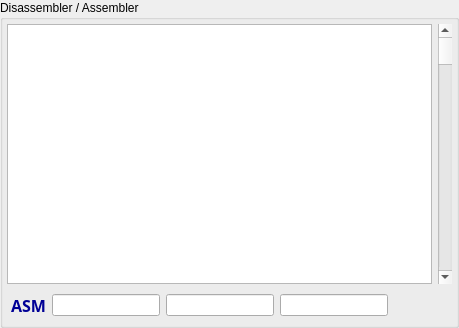
        <widget class="QGroupBox" name="DisassGroup">
         <property name="minimumSize">
          <size>
           <width>0</width>
           <height>0</height>
          </size>
         </property>
         <property name="title">
          <string>Disassembler / Assembler</string>
         </property>
         <layout class="QGridLayout" name="gridLayout_6">
          <property name="leftMargin">
           <number>4</number>
          </property>
          <property name="topMargin">
           <number>4</number>
          </property>
          <property name="rightMargin">
           <number>4</number>
          </property>
          <property name="bottomMargin">
           <number>4</number>
          </property>
          <property name="verticalSpacing">
           <number>6</number>
          </property>
          <item row="1" column="0">
           <layout class="QHBoxLayout" name="horizontalLayout_9">
            <property name="leftMargin">
             <number>4</number>
            </property>
            <property name="topMargin">
             <number>4</number>
            </property>
            <property name="rightMargin">
             <number>4</number>
            </property>
            <property name="bottomMargin">
             <number>4</number>
            </property>
            <item>
             <widget class="QLabel" name="label">
              <property name="font">
               <font>
                <family>Noto Sans</family>
                <pointsize>12</pointsize>
                <bold>true</bold>
               </font>
              </property>
              <property name="styleSheet">
               <string notr="true">color: rgb(0, 0, 150);</string>
              </property>
              <property name="text">
               <string>ASM</string>
              </property>
             </widget>
            </item>
            <item>
             <widget class="QLineEdit" name="AssAdresseIn">
              <property name="focusPolicy">
               <enum>Qt::ClickFocus</enum>
              </property>
              <property name="styleSheet">
               <string notr="true">color: rgb(0, 0, 200);</string>
              </property>
              <property name="inputMethodHints">
               <set>Qt::ImhNone</set>
              </property>
              <property name="text">
               <string notr="true"/>
              </property>
              <property name="maxLength">
               <number>10</number>
              </property>
              <property name="echoMode">
               <enum>QLineEdit::Normal</enum>
              </property>
             </widget>
            </item>
            <item>
             <widget class="QLineEdit" name="AssMnemonicIn">
              <property name="focusPolicy">
               <enum>Qt::ClickFocus</enum>
              </property>
              <property name="styleSheet">
               <string notr="true">color: rgb(0, 0, 200);</string>
              </property>
              <property name="inputMethodHints">
               <set>Qt::ImhNone</set>
              </property>
              <property name="text">
               <string notr="true"/>
              </property>
              <property name="maxLength">
               <number>3</number>
              </property>
             </widget>
            </item>
            <item>
             <widget class="QLineEdit" name="AssAdressierungIn">
              <property name="focusPolicy">
               <enum>Qt::ClickFocus</enum>
              </property>
              <property name="styleSheet">
               <string notr="true">color: rgb(0, 0, 200);</string>
              </property>
              <property name="inputMethodHints">
               <set>Qt::ImhNone</set>
              </property>
              <property name="text">
               <string notr="true"/>
              </property>
              <property name="maxLength">
               <number>10</number>
              </property>
             </widget>
            </item>
            <item>
             <spacer name="horizontalSpacer_9">
              <property name="orientation">
               <enum>Qt::Horizontal</enum>
              </property>
              <property name="sizeType">
               <enum>QSizePolicy::Preferred</enum>
              </property>
              <property name="sizeHint" stdset="0">
               <size>
                <width>40</width>
                <height>20</height>
               </size>
              </property>
             </spacer>
            </item>
           </layout>
          </item>
          <item row="0" column="0">
           <widget class="QNewTableWidget" name="DisAssTable">
            <property name="minimumSize">
             <size>
              <width>0</width>
              <height>260</height>
             </size>
            </property>
            <property name="contextMenuPolicy">
             <enum>Qt::CustomContextMenu</enum>
            </property>
            <property name="verticalScrollBarPolicy">
             <enum>Qt::ScrollBarAlwaysOff</enum>
            </property>
            <property name="horizontalScrollBarPolicy">
             <enum>Qt::ScrollBarAlwaysOff</enum>
            </property>
            <property name="editTriggers">
             <set>QAbstractItemView::NoEditTriggers</set>
            </property>
            <property name="selectionMode">
             <enum>QAbstractItemView::NoSelection</enum>
            </property>
            <property name="selectionBehavior">
             <enum>QAbstractItemView::SelectRows</enum>
            </property>
            <property name="gridStyle">
             <enum>Qt::SolidLine</enum>
            </property>
            <attribute name="horizontalHeaderVisible">
             <bool>false</bool>
            </attribute>
            <attribute name="horizontalHeaderMinimumSectionSize">
             <number>23</number>
            </attribute>
            <attribute name="verticalHeaderVisible">
             <bool>false</bool>
            </attribute>
            <attribute name="verticalHeaderMinimumSectionSize">
             <number>13</number>
            </attribute>
            <attribute name="verticalHeaderDefaultSectionSize">
             <number>13</number>
            </attribute>
            <attribute name="verticalHeaderHighlightSections">
             <bool>false</bool>
            </attribute>
           </widget>
          </item>
          <item row="0" column="3">
           <widget class="QScrollBar" name="DisAssScroll">
            <property name="maximum">
             <number>65790</number>
            </property>
            <property name="pageStep">
             <number>256</number>
            </property>
            <property name="orientation">
             <enum>Qt::Vertical</enum>
            </property>
           </widget>
          </item>
         </layout>
        </widget>
